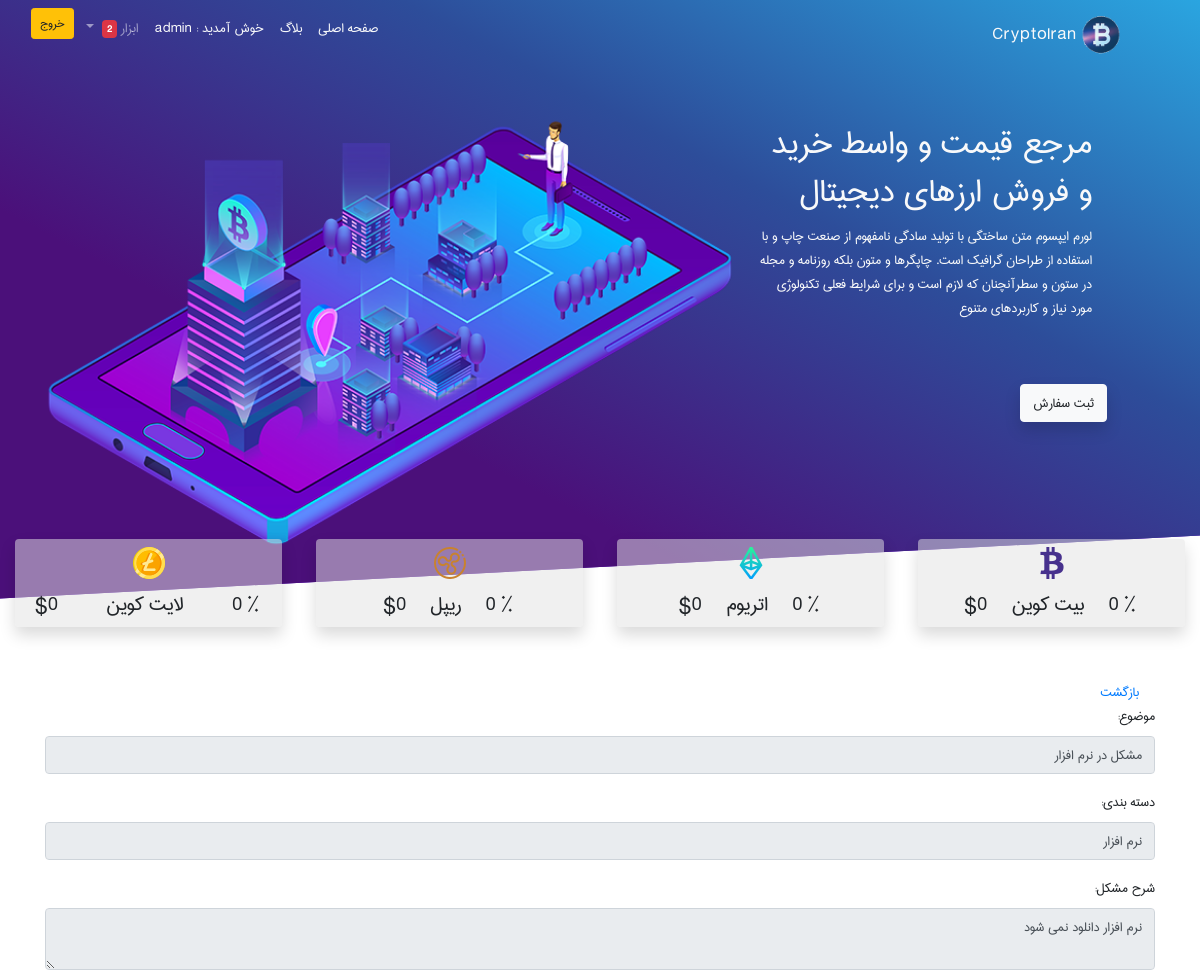
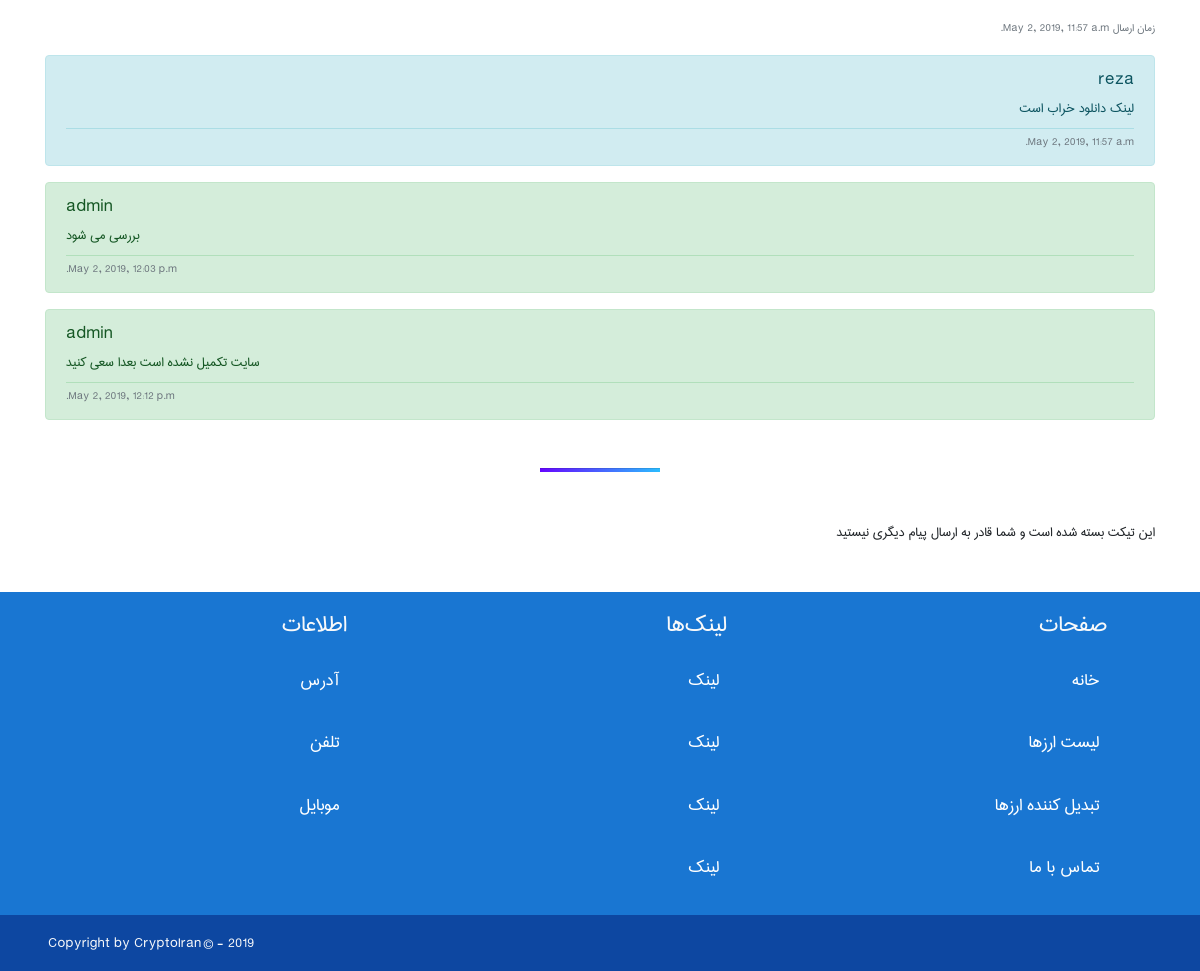
Screenshot of /support/ticket/software/2/ (signed in) with the database file from the repository (2 pictures, top to bottom).
### ticket/models.py (models this page shows, shortened)
class Ticket(models.Model):
    title = models.CharField(max_length=255)
    close = models.BooleanField(default=False)
    created = models.DateTimeField(auto_now_add=True)
    user = models.ForeignKey(User, on_delete=models.CASCADE)
    category = models.ForeignKey('Category', on_delete=models.CASCADE)
    text = models.TextField()
    class Meta:
        ordering = ['-created']

class Category(models.Model):
    name = models.CharField(max_length=50)
    slug = models.SlugField()
    def __str__(self):
        return self.name

class Messages(models.Model):
    created_ticket = models.ForeignKey(Ticket, on_delete=models.DO_NOTHING)
    body = models.TextField()
    author = models.ForeignKey(User, on_delete=models.CASCADE)
    modified = models.DateTimeField(auto_now=True)

### ticket/views.py (the view, shortened to what this page needs)
# urls.py: path('ticket/<str:category>/<int:pk>/', views.TicketDetailView.as_view(), name='ticketdetail'),
class TicketDetailView(LoginRequiredMixin, CreateView, DetailView):
    model = models.Ticket
    template_name = 'ticketapp/ticketdetail.html'
    form_class = forms.MessageForm

### ticket/forms.py
class MessageForm(forms.ModelForm):
    class Meta:
        model = models.Messages
        fields = ['body']
    def __init__(self, *args, **kwargs):
        super().__init__(*args, **kwargs)
        self.fields['body'].widget.attrs.update({'class': 'form-control', 'rows':5})
        self.fields['body'].label = "پیام"

### templates/ticketapp/ticketdetail.html (shortened to what this page needs)
{% extends 'base.html' %}
{% block content %}
<div class="bloghead container">
    <span class="breadcrumb-item p-3"><a href="{% if user.is_staff %}{% url 'ticketapp:ticketslist' %}{% else %}{% url 'ticketapp:support' %}{% endif %}">بازگشت</a></span>
       <div class="form-group">
            <label for="detail_title">موضوع:</label>
            <input type="text" maxlength="255" class="form-control" id="detail_title" value="{{ object.title }}" disabled="disabled"/>
        </div>
       <div class="form-group">
            <label for="detail_category">دسته بندی:</label>
            <input type="text" class="form-control" id="detail_category" value="{{ object.category }}" disabled="disabled"/>
        </div>
        <div class="form-group">
            <label for="detail_text">شرح مشکل:</label>
            <textarea class="form-control" name="text" id="detail_text"  disabled="disabled">{{ object.text }}</textarea>
        </div>
        <small class="text-muted text-left">زمان ارسال {{ object.created }}</small>
</div>
    <div class="container mt-3">
        {% for message in object.messages_set.all %}
        <div class="alert {% if message.author.is_staff %} alert-success text-left {% else %} alert-info text-right{% endif %}" role="alert">
              <h5 class="alert-heading mb-1">{{ message.author }}</h5>
              <p class="mb-2">{{ message.body }}</p>
            <hr class="my-0"/>
              <small class="text-muted text-left mb-0">{{ message.modified }}</small>
        </div>
        {% endfor %}
    </div>
    <hr class="grad my-5"/>
<div class="container mb-5">
    <form method="post">
        {% if object.close %}
            <p>این تیکت بسته شده است و شما قادر به ارسال پیام دیگری نیستید</p>
        {% endif %}
    </form>
</div>
{% endblock %}

### templates/base.html (shortened to what this page needs)
{%  load static from staticfiles %}
<!DOCTYPE html>
<html lang="en">
<head>
    <link rel="stylesheet" href="/static/css/bootstrap.min.css"/>
    <link rel="stylesheet" href="/static/css/bootstrap-rtl.min.css/"/>
    <link rel="stylesheet" href="/static/css/style.css"/>
</head>
<body>
    <header id="h1">
        <div id="header" class="container-fluid">
            <nav id="menu" class="navbar navbar-expand-sm navbar-dark mb-0">
                <a class="navbar-brand mr-5 text-light"> <img src="/static/images/logo.png"/>  CryptoIran</a>
                <div id="menu-toggler" class="collapse navbar-collapse pr-3">
                    <ul class="navbar-nav mr-auto">
                        <li class="nav-item"><a class="nav-link text-light" href="{% url 'home' %}">صفحه اصلی</a></li>
                        <li class="nav-item"><a class="nav-link text-light" href="{% url 'blogapp:blog' %}">بلاگ</a></li>
                            {% if user.is_authenticated %}
                        <li class="nav-item">
                             <p class="text-light p-2"> خوش آمدید : {{ user }}</p>
                        </li>
                        <li class="nav-item dropdown">
                            <a class="nav-link dropdown-toggle" href="#" id="navbarDropdownMenuLink" role="button" data-toggle="dropdown" aria-haspopup="true" aria-expanded="false">
                              ابزار
                              {% if user.is_staff %}{% if notification != 0 %}<span class="badge badge-danger">{{ notification }}</span>{% endif %}{%endif%}
                            </a>
                        </li>
                        <li class="nav-item">
                            <form class="inline-form" action="{% url 'signout' %}" method="post">{% csrf_token %}<button type="submit" class="btn btn-sm btn-warning">خروج</button></form>
                        </li>
                            {% else %}
                            <li class="nav-item">
                            <button type="button" class="btn btn-sm btn-light ml-md-3" data-toggle="modal" data-target="#SignUpModal">عضویت</button>
                            <button type="button" class="btn btn-sm btn-primary ml-md-5" data-toggle="modal" data-target="#SignInModal">ورود</button>
                            </li>
                            {% endif %}
                    </ul>
                </div>
            </nav>
            <div id="inner-header" class="container mb-0">
                <div class="col-lg-4 pt-5 mr-lg-5">
                    <h1 class="text-light text-right">مرجع قیمت و واسط خرید و فروش ارزهای دیجیتال</h1>
                    <p class="text-light text-right">لورم ایپسوم متن ساختگی با تولید سادگی نامفهوم از صنعت چاپ و با استفاده از طراحان گرافیک است. چاپگرها و متون بلکه روزنامه و مجله در ستون و سطرآنچنان که لازم است و برای شرایط فعلی تکنولوژی مورد نیاز و کاربردهای متنوع</p>
                </div>
                <button class="btn btn-light mr-lg-5 mt-lg-5 shadow" type="button" >ثبت سفارش</button>
            </div>
        </div>
        <div id="price" class="container-fluid">
            <div class="row">
                <div class="col-sm text-center"><div class="inn rounded shadow"><img class="py-2" src="/static/images/bitcoin-logo.png"> </br><span class="changep d-inline-block">% {{bitcoinChange}} </span><h4 class="d-inline-block px-md-4 px-4">بیت کوین</h4><span class="price d-inline-block">${{bitcoinPrice}}</span></div></div>
                <div class="col-sm mx-sm-1 text-center"><div class="inn rounded shadow"><img class="py-2" src="/static/images/ethereum.png"> </br><span class="changep d-inline-block">% {{ethriumChange}} </span><h4 class="d-inline-block px-md-4 px-4">اتریوم</h4><span class="price d-inline-block">${{ethriumPrice}}</span></div></div>
                <div class="col-sm ml-sm-1 text-center"><div class="inn rounded shadow"><img class="py-2" src="/static/images/ripple.png"> </br><span class="changep d-inline-block">% {{rippleChange}} </span><h4 class="d-inline-block px-md-4 px-4">ریپل</h4><span class="price d-inline-block">${{ripplePrice}}</span></div></div>
                <div class="col-sm text-center"><div class="inn rounded shadow"><img class="py-2" src="/static/images/litecoin.png"> </br><span class="changep d-inline-block">% {{liteChange}} </span><h4 class="d-inline-block px-md-5 px-5">لایت کوین</h4><span class="price d-inline-block">${{litePrice}}</span></div></div>
            </div>
        </div>
    </header>
    {% block content %}
    {% endblock %}
    <footer id="footer" class="container-fluid">
        <div class="container">
            <div class="row">
                <div class="col">
                    <h3 class="text-light pr-5 pt-3">صفحات</h3>
                    <ul>
                        <li>خانه</li>
                        <li>لیست ارزها</li>
                        <li>تبدیل کننده ارزها</li>
                        <li>تماس با ما</li>
                    </ul>
                </div>
                <div class="col">
                    <h3 class="text-light pr-5 pt-3">لینک‌ها</h3>
                    <ul>
                        <li>لینک</li>
                        <li>لینک</li>
                        <li>لینک</li>
                        <li>لینک</li>
                    </ul>
                </div>
                <div class="col">
                    <h3 class="text-light pr-5 pt-3">اطلاعات</h3>
                    <ul>
                        <li>آدرس</li>
                        <li>تلفن</li>
                        <li>موبایل</li>
                    </ul>
                </div>
            </div>
        </div>
    </footer>
<div id="copyright" class="container-fluid py-3 text-left text-light pl-5">Copyright by CryptoIran &copy; - 2019</div>
</body>
</html>

### static/css/style.css (style rules this page uses)
body { font-family:Tanha; }
#h1 { height: 630px; position: relative; }
#header { height: 630px; background-color: #4d06bd; background-image: linear-gradient(to bottom left ,#2aa5e0, #2d4d9a,#4b107a,#4b107a); clip-path: polygon(50% 0,100% 0,100% 85% ,50% 90%,0% 95% , 0% 0 ); -webkit-clip-path:polygon(50% 0,100% 0,100% 85% ,50% 90%,0% 95% , 0% 0 ); }
#menu img { width: 40px; }
#inner-header { background: url("../images/header.png") left center; background-repeat: no-repeat; background-size: contain; height: 500px; }
#price { position: absolute; margin: 0 auto; bottom:0; font-size: 1.5em; }
.inn { height: 100px; margin: 0 auto; background-color: rgba(225, 225, 225, 0.51); }
.grad { width: 10%; height: .2em; background:linear-gradient(to left , #2bbdff, #6506ff) ; }
#footer { background-color: #1976d2; }
#footer ul { list-style-type: none; }
#footer li { color: white; padding: 5%; font-size: 1.3em; }
#copyright { background-color: #0d47a1; }
.bloghead { margin-top: 50px; }
@media all and (max-width: 1200px) { .inn { width: 100%; height: auto; margin-bottom:1% ; } }

### rows the page displays
Ticket: title "مشکل در نرم افزار", category "نرم افزار", text "نرم افزار دانلود نمی شود", created "May 2, 2019, 11:57 a.m."
Messages: author "reza", body "لینک دانلود خراب است", modified "May 2, 2019, 11:57 a.m."
Messages: author "admin", body "بررسی می شود", modified "May 2, 2019, 12:03 p.m."
Messages: author "admin", body "سایت تکمیل نشده است بعدا سعی کنید", modified "May 2, 2019, 12:12 p.m."

### other values shown
{{ user }} "admin"
{{ notification }} "2"
{{ bitcoinChange }} "0"
{{ bitcoinPrice }} "0"
{{ ethriumChange }} "0"
{{ ethriumPrice }} "0"
{{ rippleChange }} "0"
{{ ripplePrice }} "0"
{{ liteChange }} "0"
{{ litePrice }} "0"
